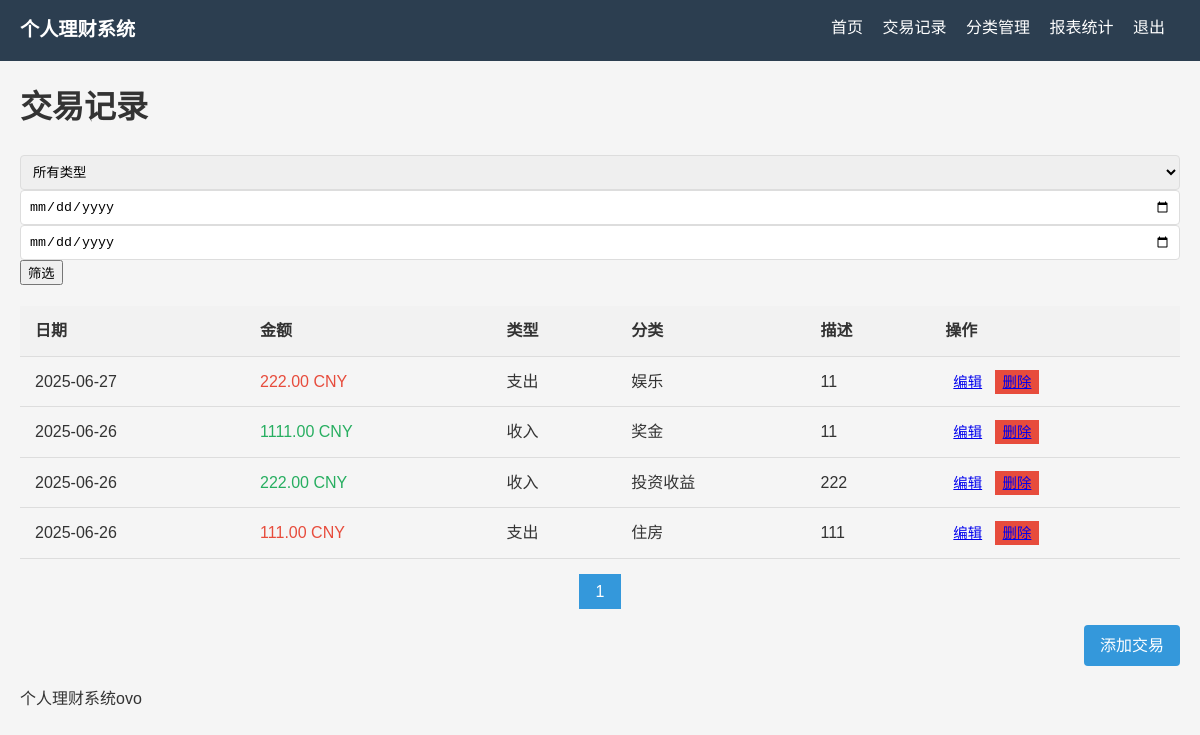
Page /transactions (signed in) on the committed database.
### models.py (models this page shows)
class Transaction(db.Model):
    id = db.Column(db.Integer, primary_key=True)
    amount = db.Column(db.Float, nullable=False)
    description = db.Column(db.String(200))
    type = db.Column(db.String(20), nullable=False)  # 'income' or 'expense'
    date = db.Column(db.DateTime, nullable=False, default=datetime.utcnow)
    user_id = db.Column(db.Integer, db.ForeignKey('user.id'), nullable=False)
    category_id = db.Column(db.Integer, db.ForeignKey('category.id'))

class Category(db.Model):
    id = db.Column(db.Integer, primary_key=True)
    name = db.Column(db.String(80), nullable=False)
    type = db.Column(db.String(20), nullable=False)  # 'income' or 'expense'
    user_id = db.Column(db.Integer, db.ForeignKey('user.id'), nullable=False)
    transactions = db.relationship('Transaction', backref='category', lazy=True)

### app.py (the view)
    @app.route('/transactions')
    @login_required
    def transactions():
        page = request.args.get('page', 1, type=int)
        type_filter = request.args.get('type')
        start_date_filter = request.args.get('start_date')
        end_date_filter = request.args.get('end_date')
        query = Transaction.query.filter_by(user_id=current_user.id)
        if type_filter:
            query = query.filter(Transaction.type == type_filter)
        if start_date_filter:
            start_date = datetime.strptime(start_date_filter, '%Y-%m-%d')
            query = query.filter(Transaction.date >= start_date)
        if end_date_filter:
            end_date = datetime.strptime(end_date_filter, '%Y-%m-%d')
            query = query.filter(Transaction.date <= end_date)
        transactions = query.order_by(Transaction.date.desc()) \
            .paginate(page=page, per_page=app.config['TRANSACTIONS_PER_PAGE'], error_out=False)
        return render_template('transactions.html', transactions=transactions)

### templates/transactions.html (shortened to what this page needs)
{% extends "base.html" %}
{% block content %}
    <h1>交易记录</h1>
    <div class="filters">
        <form method="get" action="{{ url_for('transactions') }}">
            <select name="type">
                <option value="">所有类型</option>
            </select>
            <input type="date" name="start_date" value="{{ request.args.get('start_date') }}">
            <input type="date" name="end_date" value="{{ request.args.get('end_date') }}">
            <button type="submit">筛选</button>
        </form>
    </div>
    <table>
        <thead>
            <tr>
                <th>日期</th>
                <th>金额</th>
                <th>类型</th>
                <th>分类</th>
                <th>描述</th>
                <th>操作</th>
            </tr>
        </thead>
        <tbody>
            {% for transaction in transactions.items %}
                <tr>
                    <td>{{ transaction.date.strftime('%Y-%m-%d') }}</td>
                    <td class="{{ transaction.type }}">
                        {{ "%.2f"|format(transaction.amount) }} {{ config.CURRENCY }}
                    </td>
                    <td>{{ '收入' if transaction.type == 'income' else '支出' }}</td>
                    <td>{{ transaction.category.name if transaction.category else '无' }}</td>
                    <td>{{ transaction.description }}</td>
                    <td>
                        <a href="#" class="btn-sm">编辑</a>
                        <a href="#" class="btn-sm btn-danger">删除</a>
                    </td>
                </tr>
            {% endfor %}
        </tbody>
    </table>
    <div class="pagination">
        {% for page_num in transactions.iter_pages() %}
            {% if page_num %}
                {% if transactions.page == page_num %}
                    <span class="current">{{ page_num }}</span>
                {% else %}
                    <a href="{{ url_for('transactions', page=page_num) }}">{{ page_num }}</a>
                {% endif %}
            {% else %}
                <span>...</span>
            {% endif %}
        {% endfor %}
    </div>
    <div class="actions">
        <a href="{{ url_for('add_transaction') }}" class="btn">添加交易</a>
    </div>
{% endblock %}

### static/style.css (style rules this page uses)
body { font-family: 'Arial', sans-serif; line-height: 1.6; margin: 0; padding: 0; color: #333; background-color: #f5f5f5; }
.btn { display: inline-block; background-color: #3498db; color: white; padding: 8px 16px; border-radius: 4px; text-decoration: none; border: none; cursor: pointer; }
.btn-sm { padding: 4px 8px; font-size: 0.9em; }
.btn-danger { background-color: #e74c3c; }
table { width: 100%; border-collapse: collapse; margin: 20px 0; }
th, td { padding: 12px 15px; text-align: left; border-bottom: 1px solid #ddd; }
th { background-color: #f2f2f2; font-weight: bold; }
input[type="text"], input[type="password"], input[type="email"], input[type="date"], select { width: 100%; padding: 8px; border: 1px solid #ddd; border-radius: 4px; box-sizing: border-box; }
.income { color: #27ae60; }
.expense { color: #e74c3c; }
.pagination { margin: 20px 0; text-align: center; }
.pagination a, .pagination span { padding: 8px 16px; margin: 0 4px; border: 1px solid #ddd; text-decoration: none; color: #3498db; }
.pagination .current { background-color: #3498db; color: white; border: 1px solid #3498db; }
.actions { margin: 20px 0; text-align: right; }

### rows in the picture
Transaction: amount "222.00", CURRENCY "CNY", type "支出"
Transaction: amount "1111.00", CURRENCY "CNY", type "收入"
Transaction: amount "222.00", CURRENCY "CNY", type "收入"
Transaction: amount "111.00", CURRENCY "CNY", type "支出"

### other values in the picture
{{ page_num }} "1"
